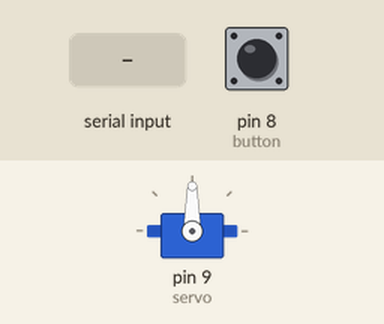
Simulated run of this sketch. Board: Arduino Uno, built with avr-gcc and run on an emulated ATmega328P. Shown: servo. Inputs (shaded band) come from the test bench; at power-on: pin 8 (button) HIGH. What the sketch prints to the serial monitor is not drawn.

Above: at 1.2 s.
1.3 s: "30,150\n" received over Serial
Timing chart, 0 to 4.3 s (numbered marks = the images above; inputs shaded):
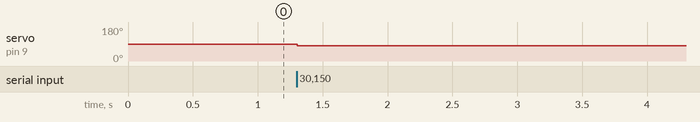

Measured:
- after the input at 1.3 s, servo on pin 9 (servo): 90° → 82° at once

The sketch:

motor.ino
```cpp
#include<Servo.h>

int flag=1;
int button=8;
int buttonState=1;
Servo servo;
void setup(){
    pinMode(button,INPUT_PULLUP);
    servo.attach(9);
    servo.write(90);
    Serial.begin(9600);
}

void loop(){
    while(Serial.available()==0){}
    flag=Serial.read()-48;
    Serial.println(flag);
    buttonState=digitalRead(button);
    if(flag==1){
        if(buttonState==HIGH){
            while(buttonState==HIGH){
                servo.write(82);
                buttonState=digitalRead(button);
            }
            delay(500);
            servo.write(90);
        }
        else{
            servo.write(1);
        }
        delay(3000);
        servo.write(90);
    }
}
```
